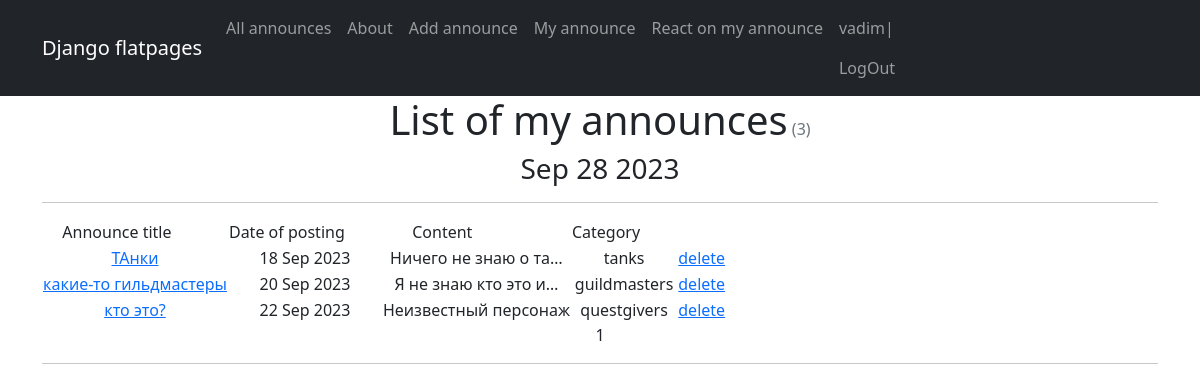
Page /announce/my_announces/ (signed in) on the earlier database version.
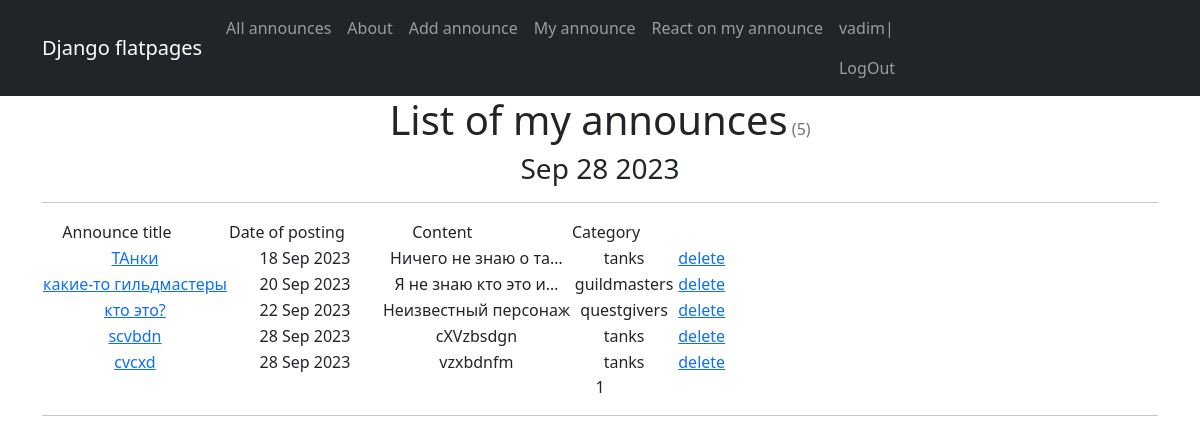
Same page on the later database version.
### content/models.py (models this page shows, shortened)
class Announce(models.Model):
	CATEGORY = (
		('tanks', 'Танки'),
		('heals', 'Хилы'),
		('dd', 'ДД'),
		('sellers', 'Торговцы'),
		('guildmasters', 'Гильдмастера'),
		('questgivers', 'Квестгиверы'),
		('smiths', 'Кузнецы'),
		('tanners', 'Кожевники'),
		('potionmakers', 'Зельевары'),
		('spellmasters', 'Мастера заклинаний'),
	)
	author = models.ForeignKey(User, on_delete=models.CASCADE)
	title = models.CharField(max_length=64)
	text = models.TextField()
	category = models.CharField(max_length=16, choices=CATEGORY, default='tanks')
	dateCreation = models.DateTimeField(auto_now_add=True)
	upload = models.FileField(upload_to='uploads/', blank=True)

### content/views.py (the view)
# urls.py: path('my_announces/', MyAnnounces.as_view(), name='my_announces'),
class MyAnnounces(LoginRequiredMixin, ListView):
    model = Announce  # Указываем модель, объекты которой будут выводиться
    ordering = '-dateCreation'  # Поле, которое будет использоваться для сортировки объектов
    template_name = 'my_announces.html'  # Указываем имя шаблона, в котором будут все инструкции о том,
    context_object_name = 'MyAnnounces'
    paginate_by = 10
    def get_queryset(self):
        return Announce.objects.filter(author=self.request.user)

### content/templatetags/custom_tags.py (called while the page is built)
@register.simple_tag
def current_time(format_string='%b %d %Y'):
    return datetime.utcnow().strftime(format_string)

### templates/my_announces.html (shortened to what this page needs)
{% extends 'flatpages/default.html' %}
{% load custom_tags %}
{% block content %}
<h1 class="text-center">List of my announces<span class="text-muted fs-6 fw-normal">
    ({{ page_obj.paginator.count }})</span></h1>
    <h3>{% current_time '%b %d %Y' %}</h3>
    <hr>
    {% if MyAnnounces %}
        <table>
           <tr>
               <td>Announce title &emsp;&emsp;</td>
               <td>Date of posting &emsp;&emsp;</td>
               <td>Content &emsp;&emsp;&emsp;&emsp;</td>
               <td>Category &emsp;&emsp;</td>
           </tr>
            {% for announce in MyAnnounces %}
           <tr>
               <td>
                   <a href="{% url 'announce_detail' pk=announce.id %}">{{ announce.title|truncatewords:2 }}</a>
               </td>
               <td>{{ announce.dateCreation|date:'d M Y' }}</td>
               <td>{{ announce.text|truncatechars:20 }}</td>
               <td>{{ announce.category }}</td>
               <td>
                    {% if request.user.is_authenticated %}
                <a href="{% url 'announce_delete' announce.id %}">delete</a>
                   {% endif %}
               </td>
           </tr>
            {% endfor %}
               </table>
    {% else %}
       <h2>No announce found!</h2>
    {% endif %}
<div class="text-center">
   {{ page_obj.number }}
    <hr>
</div>
{% endblock content %}

Differences in the rows shown:
added Announce: title "scvbdn", dateCreation "28 Sep 2023", text "cXVzbsdgn", category "tanks"
added Announce: title "cvcxd", dateCreation "28 Sep 2023", text "vzxbdnfm", category "tanks"
Other differences:
{{ page_obj.paginator.count }}: "3" → "5"
